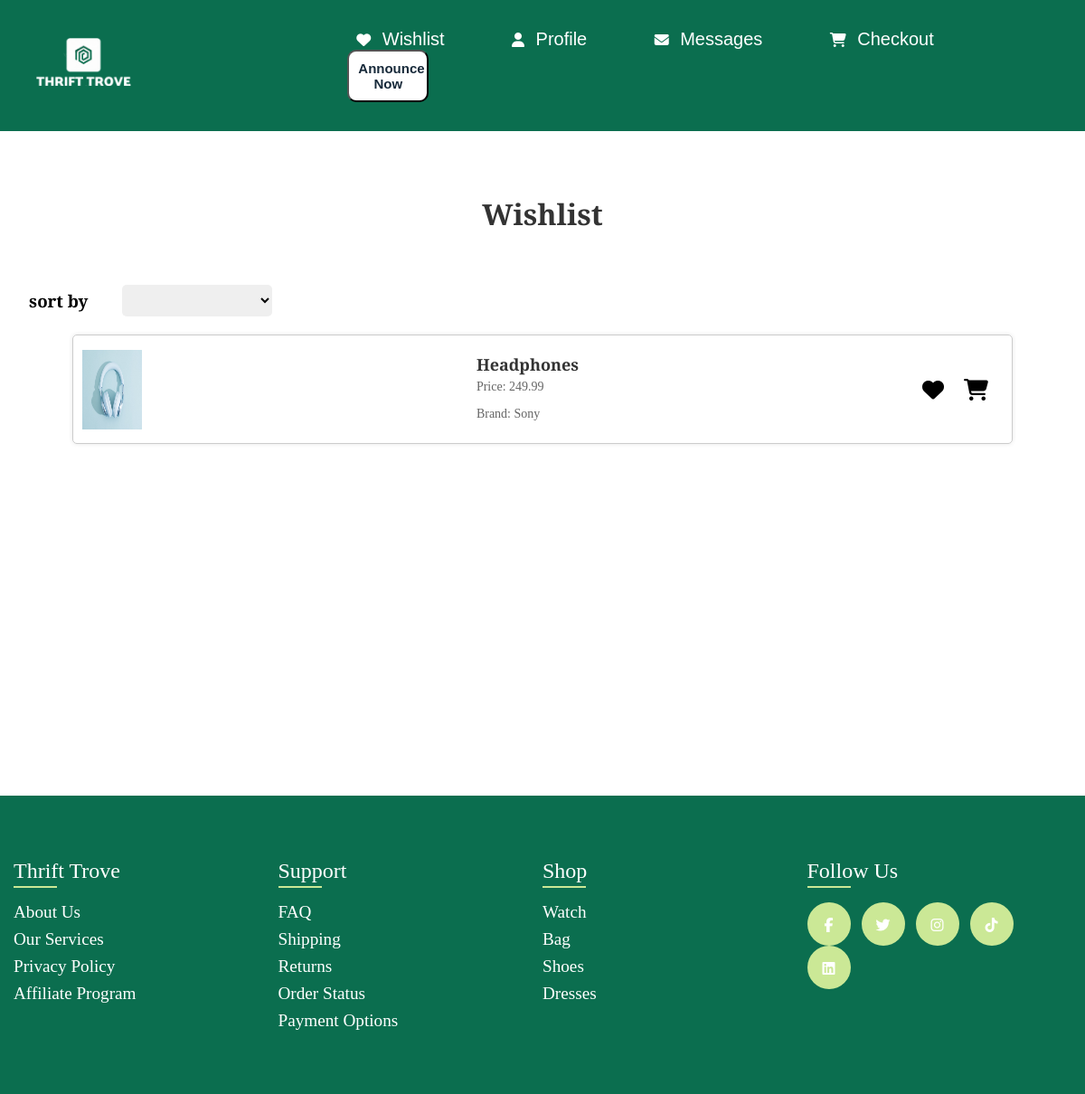
Screenshot of /pages/wishlist.php (signed in) with the database file from the repository.
### tables this page shows
CREATE TABLE Items (
    Id INTEGER PRIMARY KEY AUTOINCREMENT,
    Name VARCHAR(100) NOT NULL,
    Description TEXT NOT NULL,
    Brand VARCHAR(50) NOT NULL ,
    Model VARCHAR(50),
    CategoryId INTEGER NOT NULL,
    Size VARCHAR(20) ,
    Price DECIMAL(10, 2) NOT NULL,
    ConditionId VARCHAR(20) NOT NULL,
    Available BOOLEAN NOT NULL,
    AvailableForDelivery BOOLEAN NOT NULL , 
    SubCategory VARCHAR(50),
    NumberOfImages INTEGER,
    Highlighted INTEGER DEFAULT 0 NOT NULL CHECK (Highlighted <= 1),

    UserId INTEGER NOT NULL,
    FOREIGN KEY (UserId) REFERENCES Users(Id) ON DELETE CASCADE
);

### db_handler/DB.php (called while the page is built, shortened)
<?php
require_once 'Item.php';
require_once 'Wishlist.php';
class Database
{
    private $conn;
    public function __construct($databasePath)
    {
        try {
            $this->conn = new PDO("sqlite:$databasePath");
            $this->conn->setAttribute(PDO::ATTR_ERRMODE, PDO::ERRMODE_EXCEPTION);
        } catch (PDOException $e) {
            echo "Connection failed: " . $e->getMessage();
        }
    }
    public function getItemById($id): Item
    {
        $stmt = $this->conn->prepare("SELECT * FROM items WHERE id = :id");
        $stmt->bindParam(':id', $id);
        $stmt->execute();
        $row = $stmt->fetch();
        return new Item(
            $row['Id'],
            $row['Name'],
            $row['Description'],
            $row['Brand'],
            $row['Model'],
            $row['CategoryId'],
            $row['Size'],
            $row['Price'],
            $row['ConditionId'],
            $row['Available'],
            $row['AvailableForDelivery'],
            $row['SubCategory'],
            $row['NumberOfImages'],
            $row['Highlighted'],
            $row['UserId']
        );
    }
    public function getWishlistItems($userId): array
    {
        $stmt = $this->conn->prepare("SELECT * FROM Wishlist WHERE UserId = :userId");
        $stmt->bindParam(':userId', $userId);
        $stmt->execute();
        $wishlistItems = [];
        while ($row = $stmt->fetch()) {
            $wishlistItems[] = $row['ItemId'];
        }
        return $wishlistItems;
    }
    }
?>

### db_handler/Item.php (called while the page is built, shortened)
<?php
class Item {
    public $id;
    public $name;
    public $brand;
    public $price;
    public function __construct($id, $name, $description, $brand , $model , $category, $size , $price, $condition, $available, $available_for_delivery, $subCategory ,$NumberOfImages,$highlighted, $userId) {
        $this->id = $id;
        $this->name = $name;
        $this->brand = $brand;
        $this->price = $price;
    }
    public function getId() : int {
        return $this->id;
    }
    public function getName() : string {
        return $this->name;
    }
    public function getPrice() {
        return $this->price;
    }
    public function getBrand(){
        return $this->brand;
    }
}
?>

### pages/wishlist.php (the view, shortened to what this page needs)
<!DOCTYPE html>
<html lang="en">
    <head>
        <link rel="stylesheet" href="../css/wishlist.css">
    </head>
    <body>
        <?php
        include 'templates/header.php';
        ?>
        <h1>Wishlist</h1>
        <section class="option">
            <h3>sort by</h3>
            <select name=" sorting" id="sorting">
                <option value="..."></option>
                <option value="recently added">recently added</option>
            </select>
        </section>
        <?php
        require_once (__DIR__ . '/../db_handler/DB.php');
        require_once (__DIR__ . '/../db_handler/itemmove.php');
        $db = new Database("../database/database.db");
        $user = $_SESSION['userId'];
        $wishlistItemsIds = $db->getWishlistItems($user);
        $wishlistItemsDetails = array();
        foreach ($wishlistItemsIds as $itemId) {
            $itemDetails = $db->getItemById($itemId);
            if ($itemDetails) {
                $wishlistItemsDetails[] = $itemDetails;
            }
        }
        ?>
        <div class="items">
            <div class="wishlist-items">
                <?php foreach ($wishlistItemsDetails as $item): ?>
                    <div class="item">
                        <?php
                        $name = $item->getName();
                        $price = $item->getPrice();
                        $brand = $item->getBrand();
                        $itemImagePath = "../assets/items/{$item->getId()}-1.png";
                        $errorImagePath = "../assets/items/error.png";
                        if (file_exists($itemImagePath)) {
                            $imageSrc = $itemImagePath;
                        } else {
                            $imageSrc = $errorImagePath;
                        }
                        ?>
                        <a href="itempage.php?item=<?= $item->getId() ?>">
                            <img src="<?= $imageSrc ?>" alt="<?= $name ?>">
                        </a>
                        <div class="item_descriptors">
                            <h3><?= $name ?></h3>
                            <p>Price: <?= $price ?></p>
                            <p>Brand: <?= $brand ?></p>
                        </div>
                        <div class="item_buttons">
                            <button class="wishilist_send"><i class="fa-solid fa-heart"
                                    data-item-id="<?= $item->getId() ?>"></i></button>
                            <button class="cart_add"><i class="fa-solid fa-cart-shopping"
                                    data-item-id="<?= $item->getId() ?>"></i></button>
                        </div>
                    </div>
                <?php endforeach; ?>
            </div>
        </div>
        <?php
        include 'templates/footer.php';
        ?>
    </body>
</html>

### css/wishlist.css (style rules this page uses)
body { margin: 0; font-family: 'Open Sans', sans-serif; }
h1 { padding: 20px; margin-top: 50px; color: #333; text-align: center; }
h3 { margin: 0; padding: 0 2em 0 0; }
section.option { padding: 1em 0 0 2em; margin: 0; display: flex; flex-wrap: wrap; margin-bottom: 20px; align-items: center; }
.option select { padding: 8px; font-size: 16px; border: none; border-radius: 5px; }
.wishlist-items { gap: 20px; margin-top: 20px; display: flex; flex-direction: column; }
.item { display: flex; justify-content: space-between; align-items: center; margin-bottom: 20px; padding: 10px; border: 1px solid #ccc; border-radius: 5px; box-shadow: 0 0 5px rgba(0, 0, 0, 0.1); flex-wrap: wrap; }
.items { padding: 0 2em; min-height: 60vh; }
.item img { max-width: 100%; height: 100%; align-items: center; }
.item a { width: 66px; height: 88px; display: flex; align-items: center; justify-content: center; }
.item h3 { margin-top: 10px; font-size: 18px; color: #333; }
.item p { font-size: 14px; color: #666; margin-top: 5px; }
.item_buttons { display: flex; align-items: center; }
.wishilist_send, .cart_add { background-color: transparent; border: none; cursor: pointer; margin-right: 10px; transition: transform 0.2s ease; }
.wishilist_send > .fa-heart, .cart_add > .fa-cart-shopping { font-size: 24px; }
.item_descriptors { align-items: center; padding: 0 0 0 2em; }
@media (max-width: 1200px) { .items { padding: 0 5em; } }

### css/header.css (style rules this page uses)
body { text-decoration: none; margin: 0; padding: 0; box-sizing: border-box; font-family: "Crimson Pro", serif; min-height: 100vh; }

### rows the page displays
items: Name "Headphones", Price "249.99", Brand "Sony"
